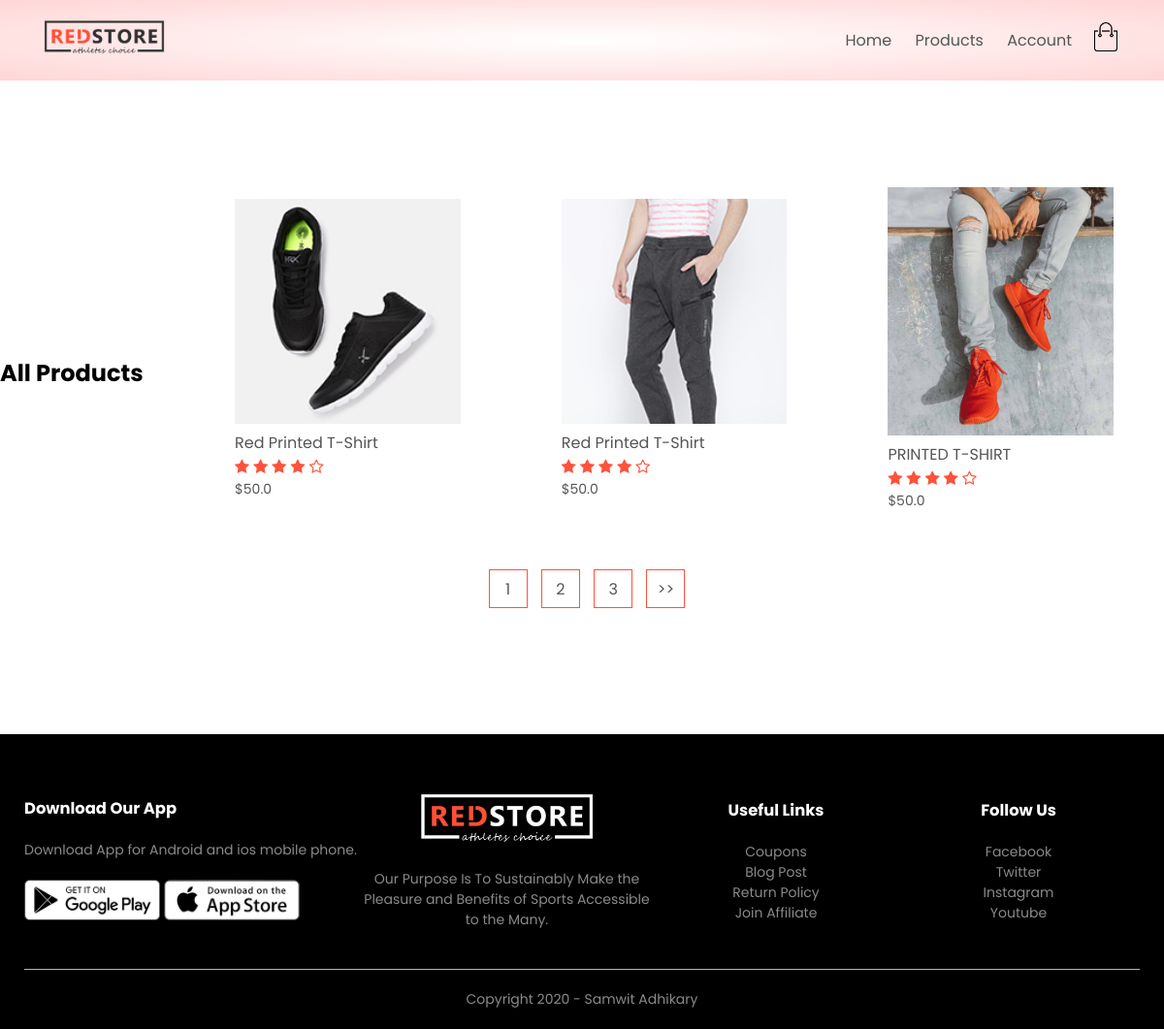
The app's page /product_list with its own data.
### products/models.py (models this page shows, shortened)
class Product(models.Model):
    LIVE=1
    DELETE=2
    DELETE_CHOICES=((LIVE,'Live'),(DELETE,'Delete'))
    title=models.CharField(max_length=200)
    price=models.FloatField()
    description=models.TextField()
    image=models.ImageField(upload_to='media/')
    priority=models.IntegerField(default=0)
    delete_status=models.IntegerField(choices=DELETE_CHOICES,default=LIVE)
    created_at=models.DateTimeField(auto_now_add=True)
    updated_at=models.DateTimeField(auto_now=True)

### products/views.py (the view)
# urls.py: path('product_list',views.list_products,name='list_product'),
def list_products(request):
    page=1
    if request.GET:
        page=request.GET.get('page',1)
    product_list=Product.objects.order_by('-priority')
    product_paginator=Paginator(product_list,3)
    product_list=product_paginator.get_page(page)
    context={'products':product_list}
    return render(request,'products.html',context)

### products/templatetags/chunks.py (called while the page is built)
@register.filter(name='chunks')
def chunks(list_data,chunk_size):
    chunk=[]
    i=0
    for data in list_data:
        chunk.append(data)
        i=i+1
        if i==chunk_size:
            yield chunk
            i=0
            chunk=[]
    if chunk:
       yield chunk

### templates/products.html (shortened to what this page needs)
{% extends 'blank_layout.html' %}
{% load static %}
{% load chunks %}
{% block header %}
{% include 'header.html' %}
{% endblock header %}
{% block content %}
<div class="container-fluid">
    <div class="row row-2">
        <h2>All Products</h2>
{% for product_chunks in products|chunks:4 %}
    <div class="row">
        {% for product in product_chunks %}
        <div class="col-4">
            <a href="{% url 'detail_product' product.id %}"><img src="{{product.image.url}}"></a>
            <h4>{{product.title}}</h4>
            <div class="rating">
                <i class="fa fa-star"></i>
                <i class="fa fa-star"></i>
                <i class="fa fa-star"></i>
                <i class="fa fa-star"></i>
                <i class="fa fa-star-o"></i>
            </div>
            <p>${{product.price}}</p>
        </div>
       {% endfor %}
    </div>
{% endfor %}
    <div class="page-btn">
        {% for i in products.paginator.page_range %}
        <a href="?page={{i}}"><span>{{i}}</span></a>
        {% endfor%}
        {% if products.has_next %}
        <a href="?page={{products.next_page_number}}"><span>>></span></a>
        {% endif %}
    </div>
    </div>
</div>
{% endblock content %}
{% block footer %}
{% include 'footer.html' %}
{% endblock footer %}

### templates/blank_layout.html (shortened to what this page needs)
{% load static %}
{% load static %}
<!DOCTYPE html>
<html lang="en">
<head>
    <link rel="stylesheet" href="{% static 'css/style.css' %}">
    <link rel="stylesheet" href="https://stackpath.bootstrapcdn.com/font-awesome/4.7.0/css/font-awesome.min.css">
</head>
<body>
    {% block header %}{% endblock header %}
    {% block content %}{% endblock content %}
    {% block footer %}{% endblock footer %}
</body>
</html>

### templates/header.html (shortened to what this page needs)
{% load static %}
<div class="header">
    <div class="container">
        <div class="navbar">
            <div class="logo">
                <a href="{% url 'home' %}"><img src="{% static "images/logo.png" %}" alt="logo" width="125px"></a>
            </div>
            <nav>
                <ul id="MenuItems">
                    <li><a href="{% url 'home' %}">Home</a></li>
                    <li><a href="{% url 'list_product' %}">Products</a></li>
                    <li><a href="{% url 'account' %}">Account</a></li>
                </ul>
            </nav>
            <a href="{% url 'cart' %}"><img src="{% static "images/cart.png" %}" width="30px" height="30px"></a>
        </div>
    </div>
</div>

### templates/footer.html
{% load static %}
<div class="footer">
    <div class="container">
        <div class="row">
            <div class="footer-col-1">
                <h3>Download Our App</h3>
                <p>Download App for Android and ios mobile phone.</p>
                <div class="app-logo">
                    <img src="{% static "images/play-store.png" %}">
                    <img src="{% static "images/app-store.png" %}">
                </div>
            </div>
            <div class="footer-col-2">
                <img src="{% static "images/logo-white.png" %}">
                <p>Our Purpose Is To Sustainably Make the Pleasure and Benefits of Sports Accessible to the Many.
                </p>
            </div>
            <div class="footer-col-3">
                <h3>Useful Links</h3>
                <ul>
                    <li>Coupons</li>
                    <li>Blog Post</li>
                    <li>Return Policy</li>
                    <li>Join Affiliate</li>
                </ul>
            </div>
            <div class="footer-col-4">
                <h3>Follow Us</h3>
                <ul>
                    <li>Facebook</li>
                    <li>Twitter</li>
                    <li>Instagram</li>
                    <li>Youtube</li>
                </ul>
            </div>
        </div>
        <hr>
        <p class="copyright">Copyright 2020 - Samwit Adhikary</p>
    </div>
</div>

### statics/css/style.css (style rules this page uses)
* { margin: 0; padding: 0; box-sizing: border-box; }
body { font-family: 'Poppins', sans-serif; }
.navbar { display: flex; align-items: center; padding: 20px; }
nav { flex: 1; text-align: right; }
nav ul { display: inline-block; list-style-type: none; }
nav ul li { display: inline-block; margin-right: 20px; }
a { text-decoration: none; color: #555; }
p { color: #555; }
.container { max-width: 1300px; margin: auto; padding-left: 25px; padding-right: 25px; }
.row { display: flex; align-items: center; flex-wrap: wrap; justify-content: space-around; }
.header { background: radial-gradient(#fff,#ffd6d6); }
.col-4 { flex-basis: 25%; padding: 10px; min-width: 200px; margin-bottom: 50px; transition: transform 0.5s; }
.col-4 img { width: 100%; }
h4 { color: #555; font-weight: normal; }
.col-4 p { font-size: 14px; }
.rating .fa { color: #ff523b; }
.footer { background: black; color: #8a8a8a; font-size: 14px; padding: 60px 0 20px; }
.footer p { color: #8a8a8a; }
.footer h3 { color: #fff; margin-bottom: 20px; }
.footer-col-1, .footer-col-2, .footer-col-3, .footer-col-4 { min-width: 250px; margin-bottom: 20px; }
.footer-col-1 { flex-basis: 30%; }
.footer-col-2 { flex: 1; text-align: center; }
.footer-col-2 img { width: 180px; margin-bottom: 20px; }
.footer-col-3, .footer-col-4 { flex-basis: 12%; text-align: center; }
ul { list-style-type: none; }
.app-logo { margin-top: 20px; }
.app-logo img { width: 140px; }
.footer hr { border: none; background: #b5b5b5; height: 1px; margin: 20px 0; }
.copyright { text-align: center; }
.row-2 { justify-content: space-between; margin: 100px auto 50px; }
.page-btn { margin: 0 auto 80px; }
.page-btn span { display: inline-block; border: 1px solid #ff523b; margin-left: 10px; width: 40px; height: 40px; text-align: center; line-height: 40px; cursor: pointer; }

### records on screen
Product: image (picture), title "Red Printed T-Shirt", price "50.0"
Product: image (picture), title "Red Printed T-Shirt", price "50.0"
Product: image (picture), title "PRINTED T-SHIRT", price "50.0"

### other values on screen
{{ i }} "1" "2" "3"
